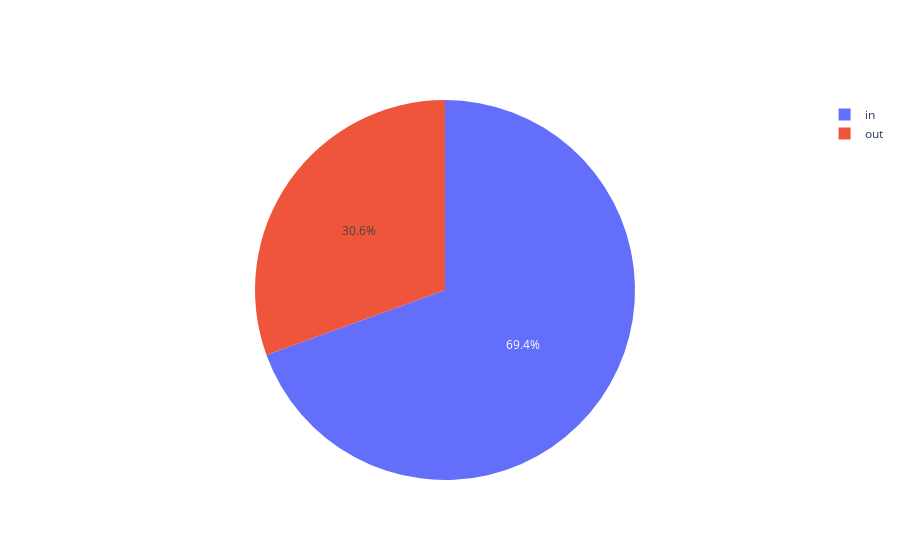

Source (notebook cell):
### Code cell
name_rest = data['direction'].unique()
values = []

values.append(data.groupby('direction')['direction'].count().iloc[0])
values.append(data.groupby('direction')['direction'].count().iloc[1])

fig = go.Figure(data=[go.Pie(labels=name_rest, values=values)])
fig.show()

### Figure 1 — Plotly figure (JSON) as saved in the notebook; plotly's stock layout.template omitted (floating-point values rounded to 4 significant figures)
{"data": [{"labels": ["out", "in"], "type": "pie", "values": [13953, 31717]}], "layout": {}}
